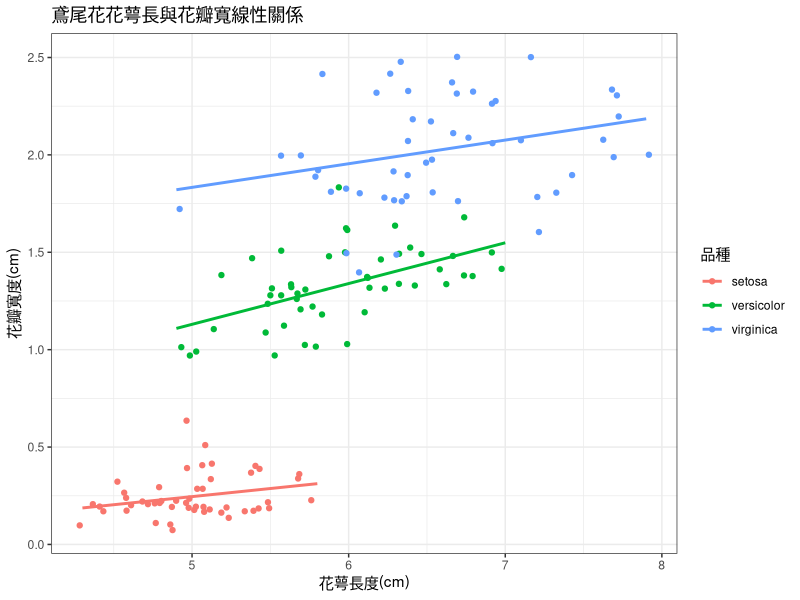

This figure's R source:
## ---- chunk 1
print('Hello world!')
## ---- chunk 2
pkg = c('magrittr','ggplot2')
if ( any(pkg) %in% installed.packages() == TRUE) install.packages(pkg[!pkg %in% rownames(installed.packages())]) 
invisible(lapply(pkg, library, character.only = TRUE))

ggplot(data = iris, mapping = aes(x = Sepal.Length, y = Petal.Width, color = Species))+
  geom_jitter()+
  geom_smooth(method='lm',se=F)+
  theme_bw()+
  labs(x='花萼長度(cm)',
       y='花瓣寬度(cm)',
       color = '品種',
       title = '鳶尾花花萼長與花瓣寬線性關係')
